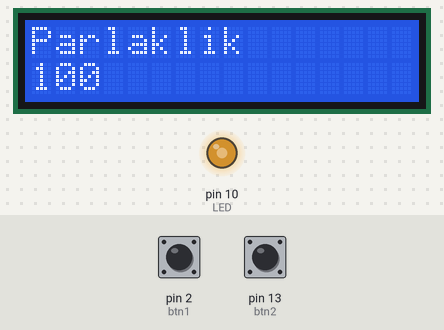
Simulated run of this sketch. Board: Arduino Uno, built with avr-gcc and run on an emulated ATmega328P. Shown: 16×2 character LCD, output pins drawn as LEDs (lit = HIGH). Inputs (shaded band) come from the test bench; at power-on: pin 2 (btn1) LOW, pin 13 (btn2) LOW.

Above: at 1.2 s.
1.3 s: pin 2 (btn1) pulled HIGH for 1 s
At 3.4 s:
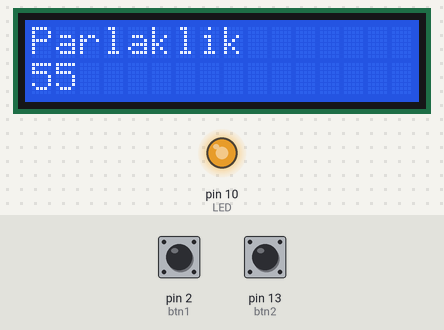
5.3 s: pin 2 (btn1) pulled HIGH for 3.2 s
At 7.5 s:
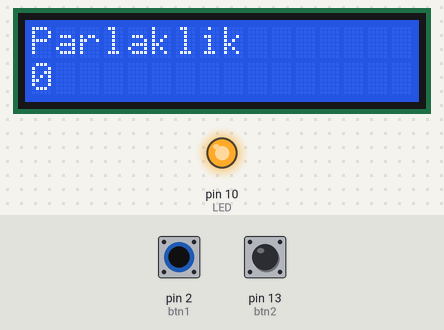
11.5 s: pin 13 (btn2) pulled HIGH for 3.2 s
At 15.7 s:
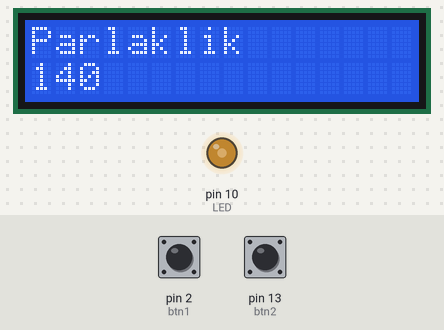
16.4 s: pin 13 (btn2) pulled HIGH for 3.2 s
At 19.7 s:
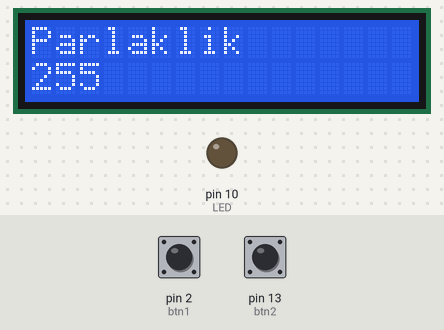
21.1 s: pin 13 (btn2) pulled HIGH for 1 s
25.1 s: pin 13 (btn2) pulled HIGH for 0.15 s
Timing chart, 0 to 28.1 s (numbered marks = the images above; inputs shaded):
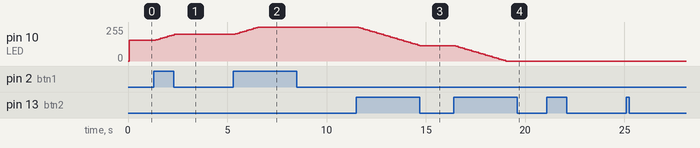

The sketch:

ArduKit_Buttons_Led_Parlaklik.ino
```cpp
/*by VIPREKİT
 *
 * Bu uygulamada iki adet buton ile 10.pin e bağlı LED
 * nin parlaklığı artırılıp azaltılmıştır.
 *
 * www.viprekit.com
 */

#include <LiquidCrystal.h>

#define btn1 2
#define btn2 13
#define LED 10

LiquidCrystal lcd(12, 11, 7, 4, 3, 8);
uint8_t Parlaklik = 100;

void setup() {
  pinMode(btn1,INPUT);
  pinMode(btn2,INPUT);
  pinMode(LED,OUTPUT);
  lcd.begin(16, 2);
  lcd.print("Parlaklik");

}

void loop() {
  if(digitalRead(btn1)==1){
    delay(100);
   if(Parlaklik != 0)
   Parlaklik = Parlaklik-5;
  }

  else if (digitalRead(btn2)==1)
  {
    delay(100);
    if(Parlaklik != 255)
      Parlaklik = Parlaklik+5;
    }
  else{}
  lcd.clear();
  lcd.print("Parlaklik");
  lcd.setCursor(0,1);
  lcd.print(Parlaklik);
  analogWrite(LED,255-Parlaklik);//Ortak VCC olduğu için
  delay(10);


}
```

Measured:
- after the input at 1.3 s, pin 10 (LED): moves from 155/255 to 200/255 over 0.91 s, starting after 0.11 s; the display: first changes after 0.11 s (image 1 shows a later state)
- after the input at 5.3 s, pin 10 (LED): moves from 200/255 to 255/255 over 1.1 s, starting after 0.11 s; the display: first changes after 0.11 s (image 2 shows a later state)
- after the input at 11.5 s, pin 10 (LED): moves from 255/255 to 115/255 over 3.1 s, starting after 0.12 s; the display: first changes after 0.12 s (image 3 shows a later state)
- after the input at 16.4 s, pin 10 (LED): moves from 115/255 to 0/255 over 2.5 s, starting after 0.11 s; the display: first changes after 0.11 s (image 4 shows a later state)
- after the input at 21.1 s, every drawn part: stays the same
- after the input at 25.1 s, every drawn part: stays the same
